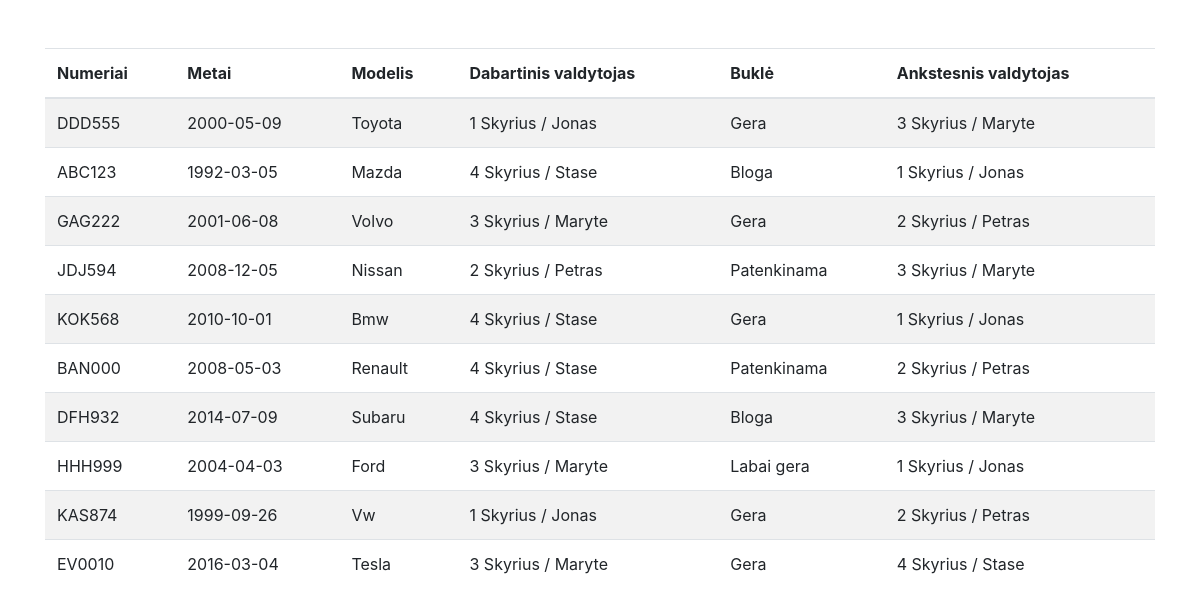
The page / on the database its author committed.
### tables this page shows
CREATE TABLE `cars` (
  `id` int(11) NOT NULL,
  `number` varchar(20) NOT NULL,
  `year_made` date NOT NULL,
  `model` varchar(50) NOT NULL
);

CREATE TABLE `statuses` (
  `id` int(11) NOT NULL,
  `name` varchar(20) NOT NULL,
  `parent_id` int(11) DEFAULT NULL
);

### app/controllers/Lists.php (called while the page is built)
<?php
class Lists extends Controller
{
  public function __construct()
  {
      $this->listModel = $this->model('Carslist');
  }
  public function index()
  {
      $data = $this->listModel->ShowCars();
      $this->view('index', $data);
  }
}

### app/libraries/Core.php (called while the page is built, shortened)
<?php
  class Core {
    protected $currentMethod = 'index';
    public function __construct(){
      $url = $this->getUrl();
      $this->currentController = new $this->currentController;
      $this->params = $url ? array_values($url) : [];
      call_user_func_array([$this->currentController, $this->currentMethod], $this->params);
    }
  }

### public/index.php (called while the page is built, shortened)
<?php
  $init = new Core;

### app/libraries/Database.php (called while the page is built, shortened)
<?php
  class Database {
    private $host = DB_HOST;
    private $user = DB_USER;
    private $pass = DB_PASS;
    private $dbname = DB_NAME;
    private $dbh;
    private $stmt;
    public function __construct(){
      $dsn = 'mysql:host=' . $this->host . ';dbname=' . $this->dbname;
      $options = array(
        PDO::ATTR_PERSISTENT => true,
        PDO::ATTR_ERRMODE => PDO::ERRMODE_EXCEPTION
      );
      try{
        $this->dbh = new PDO($dsn, $this->user, $this->pass, $options);
      } catch(PDOException $e){
        $this->error = $e->getMessage();
        echo $this->error;
      }
    }
    public function query($sql){
      $this->stmt = $this->dbh->prepare($sql);
    }
    public function execute(){
      return $this->stmt->execute();
    }
    public function resultSet(){
      $this->execute();
      return $this->stmt->fetchAll(PDO::FETCH_OBJ);
    }
  }

### app/models/Carslist.php (called while the page is built)
<?php
class Carslist
{
  private $db;
  public function __construct(){
      $this->db = new Database();
  }
  public function ShowCars(){
    $this->db->query("SELECT cars.id, number, year_made, model,
                             manage.id AS carId,
                             manage.cars_id,
                             manage.segments_id,
                             manage.user_id,
                             manage.date_from,
                             manage.date_to,
                             car_status.id,
                             car_status.cars_id,
                             car_status.status_id,
                             segments.id,
                             users.id,
                             statuses.id,
                             statuses.name AS status,
                             SUBSTRING_INDEX(GROUP_CONCAT(segments.name , ' / ', users.name ORDER BY  manage.date_to), ',', 1) AS owner,
                             SUBSTRING_INDEX(GROUP_CONCAT(segments.name , ' / ', users.name ORDER BY  manage.date_to), ',', -1) AS prevOwner
                      FROM cars
                      LEFT JOIN car_management as manage ON cars.id = manage.cars_id
                      LEFT JOIN car_status ON cars.id = car_status.cars_id
                      LEFT JOIN segments ON manage.segments_id = segments.id
                      LEFT JOIN users ON manage.user_id = users.id
                      LEFT JOIN statuses ON car_status.status_id = statuses.id
                      GROUP BY number
                      ORDER BY carId ASC
                      ");
    return $this->db->resultSet();
  }
}

### app/views/index.php (the view)
<?php require APPROOT . '/views/inc/header.php'; ?>
<div class="container mt-5">
<table class="table table-striped">
  <thead>
    <tr>
      <th scope="col">Numeriai</th>
      <th scope="col">Metai</th>
      <th scope="col">Modelis</th>
      <th scope="col">Dabartinis valdytojas</th>
      <th scope="col">Buklė</th>
      <th scope="col">Ankstesnis valdytojas</th>
    </tr>
  </thead>
  <tbody>
<?php foreach($data as $car): ?>
    <tr>
      <td style="text-transform: uppercase;"><?php echo $car->number;?></td>
      <td><?php echo $car->year_made; ?></td>
      <td><?php echo $car->model; ?></td>
      <td><?php echo $car->owner; ?></td>
      <td><?php echo $car->status; ?></td>
      <td><?php echo $car->prevOwner; ?></td>
    </tr>
<?php endforeach; ?>
</tbody>
</table>
</div>
<?php require APPROOT . '/views/inc/footer.php'; ?>

### app/libraries/Controller.php (shortened to what this page needs)
<?php
  class Controller {
    public function model($model){
      return new $model();
    }
    public function view($view, $data = []){
      if(file_exists('../app/views/' . $view . '.php')){
        require_once '../app/views/' . $view . '.php';
      } else {
        die('View does not exist');
      }
    }
  }

### app/views/inc/header.php (shortened to what this page needs)
<!DOCTYPE html>
<html lang="en">
<head>
  <link rel="stylesheet" href="https://stackpath.bootstrapcdn.com/bootstrap/4.3.1/css/bootstrap.min.css">
</head>
<body>

### app/views/inc/footer.php (shortened to what this page needs)
</body>
</html>

### rows shown on the page
cars: number "DDD555", year_made "2000-05-09", model "Toyota", owner "1 Skyrius / Jonas", statuses.name "Gera", prevOwner "3 Skyrius / Maryte"
cars: number "ABC123", year_made "1992-03-05", model "Mazda", owner "4 Skyrius / Stase", statuses.name "Bloga", prevOwner "1 Skyrius / Jonas"
cars: number "GAG222", year_made "2001-06-08", model "Volvo", owner "3 Skyrius / Maryte", statuses.name "Gera", prevOwner "2 Skyrius / Petras"
cars: number "JDJ594", year_made "2008-12-05", model "Nissan", owner "2 Skyrius / Petras", statuses.name "Patenkinama", prevOwner "3 Skyrius / Maryte"
cars: number "KOK568", year_made "2010-10-01", model "Bmw", owner "4 Skyrius / Stase", statuses.name "Gera", prevOwner "1 Skyrius / Jonas"
cars: number "BAN000", year_made "2008-05-03", model "Renault", owner "4 Skyrius / Stase", statuses.name "Patenkinama", prevOwner "2 Skyrius / Petras"
cars: number "DFH932", year_made "2014-07-09", model "Subaru", owner "4 Skyrius / Stase", statuses.name "Bloga", prevOwner "3 Skyrius / Maryte"
cars: number "HHH999", year_made "2004-04-03", model "Ford", owner "3 Skyrius / Maryte", statuses.name "Labai gera", prevOwner "1 Skyrius / Jonas"
cars: number "KAS874", year_made "1999-09-26", model "Vw", owner "1 Skyrius / Jonas", statuses.name "Gera", prevOwner "2 Skyrius / Petras"
cars: number "EV0010", year_made "2016-03-04", model "Tesla", owner "3 Skyrius / Maryte", statuses.name "Gera", prevOwner "4 Skyrius / Stase"
